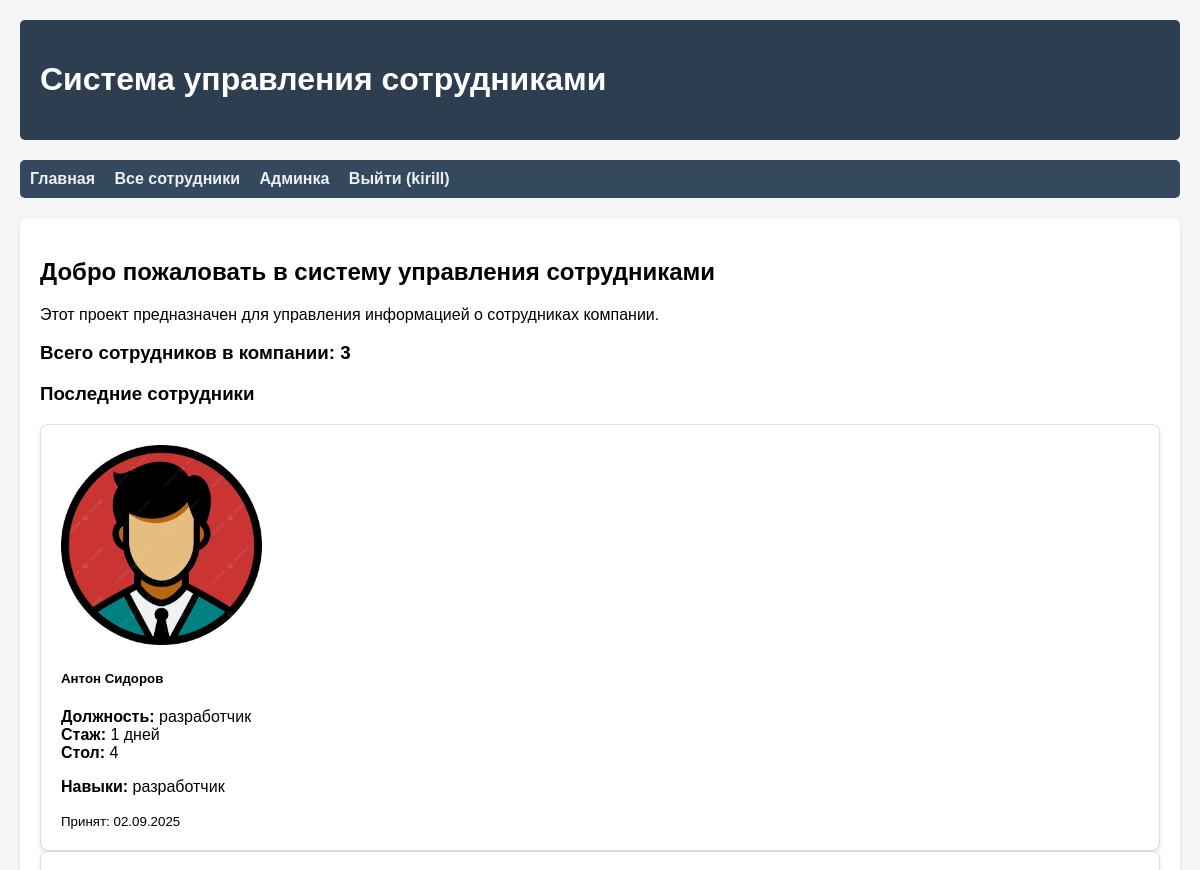
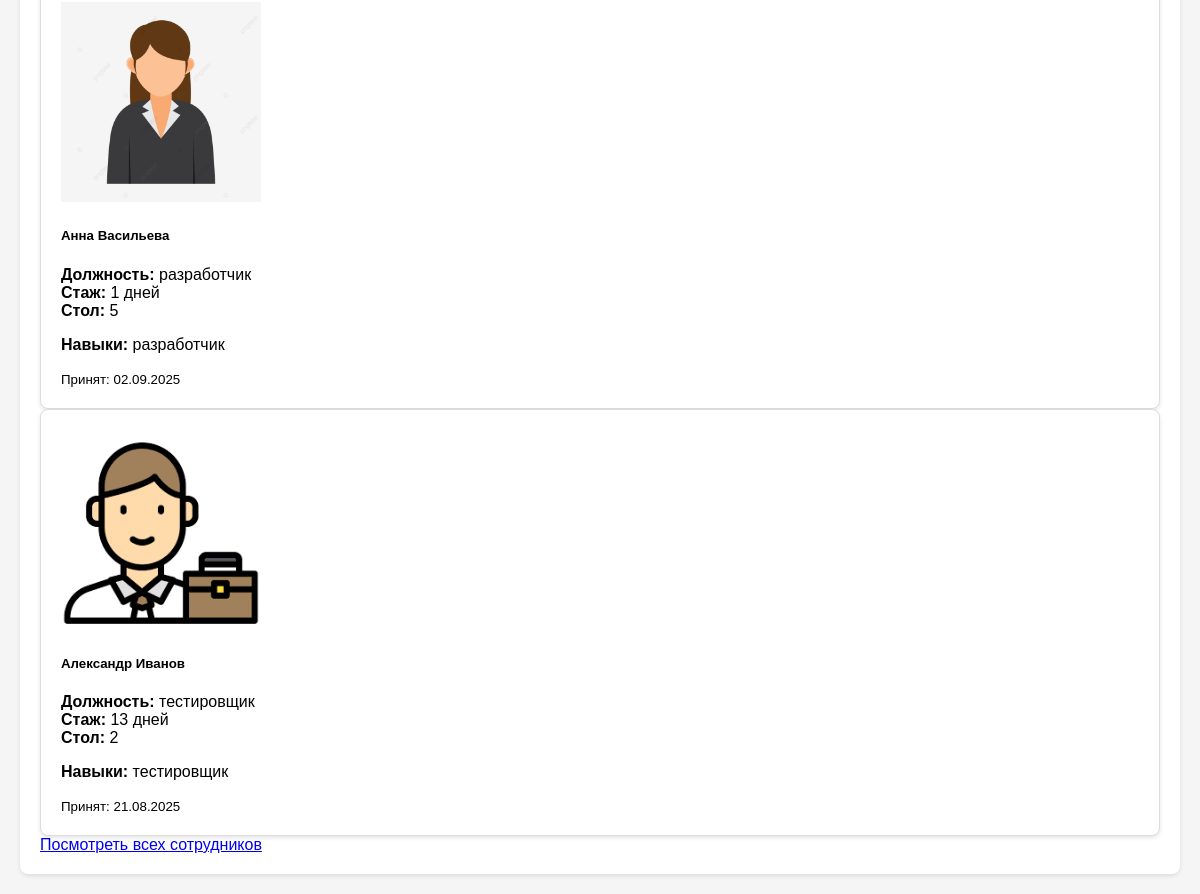
The app's page / (signed in) with its own data (2 pictures, top to bottom).
### employees/models.py (models this page shows, shortened)
class Employee(models.Model):
    GENDER_CHOICES = [
        ('M', 'Мужской'),
        ('F', 'Женский'),
    ]
    first_name = models.CharField(max_length=100, verbose_name='Имя')
    last_name = models.CharField(max_length=100, verbose_name='Фамилия')
    middle_name = models.CharField(max_length=100, verbose_name='Отчество', blank=True, null=True)
    gender = models.CharField(max_length=1, choices=GENDER_CHOICES, verbose_name='Пол')
    email = models.EmailField(verbose_name='Email', unique=True)
    position = models.CharField(max_length=200, verbose_name='Должность')
    hire_date = models.DateField(verbose_name='Дата приема на работу', default=timezone.now)
    workstation = models.ForeignKey(
        'workstations.Workstation',
        on_delete=models.SET_NULL,
        null=True,
        blank=True,
        verbose_name='Рабочее место'
    )
    description = models.TextField(verbose_name='Описание', blank=True)
    class Meta:
        verbose_name = 'Сотрудник'
        verbose_name_plural = 'Сотрудники'
        ordering = ['last_name', 'first_name']
    @property
    def work_experience_days(self):
        if self.hire_date:
            return (timezone.now().date() - self.hire_date).days
        return 0

class EmployeeImage(models.Model):
    employee = models.ForeignKey(
        Employee,
        on_delete=models.CASCADE,
        related_name='images',
        verbose_name='Сотрудник'
    )
    image = models.ImageField(
        upload_to='employees/%Y/%m/%d/',
        verbose_name='Изображение'
    )
    order = models.PositiveIntegerField(
        default=0,
        verbose_name='Порядковый номер'
    )
    created_at = models.DateTimeField(auto_now_add=True, verbose_name='Дата создания')
    class Meta:
        verbose_name = 'Изображение сотрудника'
        verbose_name_plural = 'Изображения сотрудников'
        ordering = ['employee', 'order', 'created_at']

class EmployeeSkill(models.Model):
    LEVEL_CHOICES = [
        (1, 'Начальный'),
        (2, 'Средний'),
        (3, 'Продвинутый'),
        (4, 'Эксперт'),
    ]
    employee = models.ForeignKey(Employee, on_delete=models.CASCADE, verbose_name='Сотрудник')
    skill = models.ForeignKey(Skill, on_delete=models.CASCADE, verbose_name='Навык')
    level = models.IntegerField(choices=LEVEL_CHOICES, verbose_name='Уровень')
    class Meta:
        verbose_name = 'Навык сотрудника'
        verbose_name_plural = 'Навыки сотрудников'
        unique_together = ['employee', 'skill']

class Skill(models.Model):
    name = models.CharField(max_length=100, verbose_name='Навык')
    description = models.TextField(verbose_name='Описание навыка', blank=True)
    class Meta:
        verbose_name = 'Навык'
        verbose_name_plural = 'Навыки'

### workstations/models.py (models this page shows, shortened)
class Workstation(models.Model):
    name = models.CharField(max_length=100, verbose_name="Название")
    table_number = models.CharField(max_length=20, verbose_name="Номер стола", unique=True)
    description = models.TextField(blank=True, verbose_name="Описание")
    location = models.CharField(max_length=100, verbose_name="Местоположение")
    is_active = models.BooleanField(default=True, verbose_name="Активно")
    equipment = models.TextField(blank=True, verbose_name="Оборудование")
    ip_address = models.GenericIPAddressField(blank=True, null=True, verbose_name="IP-адрес")
    notes = models.TextField(blank=True, verbose_name="Заметки")
    class Meta:
        verbose_name = "Рабочее место"
        verbose_name_plural = "Рабочие места"
        ordering = ["table_number"]

### employees/views.py (the view)
# urls.py: path('', HomeView.as_view(), name='home'),
class HomeView(ListView):
    model = Employee
    template_name = 'employees/home.html'
    context_object_name = 'employees'
    def get_queryset(self):
        return Employee.objects.prefetch_related(
            Prefetch('images', queryset=EmployeeImage.objects.order_by('order')),
            Prefetch('employeeskill_set', queryset=EmployeeSkill.objects.select_related('skill'))
        ).order_by('-hire_date')[:4]  # 4 последних по дате приёма
    def get_context_data(self, **kwargs):
        context = super().get_context_data(**kwargs)
        context['total_employees'] = Employee.objects.count()
        return context

### templates/employees/home.html (shortened to what this page needs)
{% extends 'base.html' %}
{% block content %}
    <h2>Добро пожаловать в систему управления сотрудниками</h2>
    <p>Этот проект предназначен для управления информацией о сотрудниках компании.</p>
    <div class="total-employees mb-4">
        <h3>Всего сотрудников в компании: {{ total_employees }}</h3>
    </div>
    <h3>Последние сотрудники</h3>
    <div class="row">
        {% for employee in employees %}
            <div class="col-md-3 mb-4">
                <div class="card employee-card" onclick="location.href='{% url 'employees:employee_detail' employee.pk %}'" style="cursor: pointer;">
                    {% with employee.images.all as images %}
                        {% if images %}
                            <img src="{{ images.0.image.url }}" class="card-img-top" alt="{{ employee.first_name }} {{ employee.last_name }}" style="height: 200px; object-fit: cover;">
                        {% else %}
                            <div class="card-img-top bg-light d-flex align-items-center justify-content-center" style="height: 200px;">
                                <span class="text-muted">Нет фото</span>
                            </div>
                        {% endif %}
                    {% endwith %}
                    <div class="card-body">
                        <h5 class="card-title">{{ employee.first_name }} {{ employee.last_name }}</h5>
                        <p class="card-text">
                            <strong>Должность:</strong> {{ employee.position }}<br>
                            <strong>Стаж:</strong> {{ employee.work_experience_days }} дней<br>
                            {% if employee.workstation %}
                                <strong>Стол:</strong> {{ employee.workstation.table_number }}<br>
                            {% endif %}
                        </p>
                        {% if employee.employeeskill_set.all %}
                            <p class="card-text">
                                <strong>Навыки:</strong>
                                {% for skill in employee.employeeskill_set.all|slice:":2" %}
                                    {{ skill.skill.name }}{% if not forloop.last %}, {% endif %}
                                {% endfor %}
                            </p>
                        {% endif %}
                    </div>
                    <div class="card-footer">
                        <small class="text-muted">
                            Принят: {{ employee.hire_date|date:"d.m.Y" }}
                        </small>
                    </div>
                </div>
            </div>
        {% empty %}
            <div class="col-12">
                <p class="text-center">Сотрудники не найдены.</p>
            </div>
        {% endfor %}
    </div>
    <div class="text-center mt-4">
        <a href="{% url 'employees:employee_list' %}" class="btn btn-primary">
            Посмотреть всех сотрудников
        </a>
    </div>
{% endblock %}

### templates/base.html (shortened to what this page needs)
<!DOCTYPE html>
<html lang="ru">
<head>
</head>
<body>
    <div class="header">
        <h1>Система управления сотрудниками</h1>
    </div>
    <div class="nav">
        <a href="{% url 'employees:home' %}">Главная</a>
        <a href="{% url 'employees:employee_list' %}">Все сотрудники</a>
        <a href="/admin/">Админка</a>
        {% if user.is_authenticated %}
            <a href="/admin/logout/">Выйти ({{ user.username }})</a>
        {% else %}
            <a href="/admin/login/">Войти</a>
        {% endif %}
    </div>
    <div class="content">
        {% block content %}
        {% endblock %}
    </div>
</body>
</html>

### templates/base.html (style rules this page uses)
body { font-family: Arial, sans-serif; margin: 0; padding: 20px; background-color: #f5f5f5; }
.header { background: #2c3e50; color: white; padding: 20px; margin-bottom: 20px; border-radius: 5px; }
.nav { background: #34495e; padding: 10px; margin-bottom: 20px; border-radius: 5px; }
.nav a { margin-right: 15px; text-decoration: none; color: #ecf0f1; font-weight: bold; }
.employee-card { background: white; border: 1px solid #ddd; padding: 20px; border-radius: 8px; cursor: pointer; box-shadow: 0 2px 4px rgba(0,0,0,0.1); transition: transform 0.2s, box-shadow 0.2s; }
.content { background: white; padding: 20px; border-radius: 8px; box-shadow: 0 2px 4px rgba(0,0,0,0.1); }

### records on screen
Employee: images.all.0.image (picture), first_name "Антон", last_name "Сидоров", position "разработчик", work_experience_days "1", workstation.table_number "4", hire_date "02.09.2025"
EmployeeSkill: skill.name "разработчик"
Employee: images.all.0.image (picture), first_name "Анна", last_name "Васильева", position "разработчик", work_experience_days "1", workstation.table_number "5", hire_date "02.09.2025"
EmployeeSkill: skill.name "разработчик"
Employee: images.all.0.image (picture), first_name "Александр", last_name "Иванов", position "тестировщик", work_experience_days "13", workstation.table_number "2", hire_date "21.08.2025"
EmployeeSkill: skill.name "тестировщик"

### other values on screen
{{ user.username }} "kirill"
{{ total_employees }} "3"
